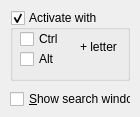
         <widget class="QWidget" name="tab_9" >
          <attribute name="title" >
           <string>&amp;Quick search</string>
          </attribute>
          <widget class="QCheckBox" name="qcbQuickSearchShowWindow" >
           <property name="geometry" >
            <rect>
             <x>10</x>
             <y>90</y>
             <width>121</width>
             <height>18</height>
            </rect>
           </property>
           <property name="text" >
            <string>&amp;Show search window</string>
           </property>
          </widget>
          <widget class="QGroupBox" name="qgbQuickSearch" >
           <property name="geometry" >
            <rect>
             <x>10</x>
             <y>10</y>
             <width>120</width>
             <height>71</height>
            </rect>
           </property>
           <property name="title" >
            <string>Activate with</string>
           </property>
           <property name="checkable" >
            <bool>true</bool>
           </property>
           <widget class="QCheckBox" name="qcbQuickSearchAlt" >
            <property name="geometry" >
             <rect>
              <x>10</x>
              <y>40</y>
              <width>71</width>
              <height>18</height>
             </rect>
            </property>
            <property name="text" >
             <string>Alt</string>
            </property>
           </widget>
           <widget class="QLabel" name="label_4" >
            <property name="geometry" >
             <rect>
              <x>70</x>
              <y>30</y>
              <width>46</width>
              <height>14</height>
             </rect>
            </property>
            <property name="text" >
             <string>+ letter</string>
            </property>
           </widget>
           <widget class="QCheckBox" name="qcbQuickSearchCtrl" >
            <property name="geometry" >
             <rect>
              <x>10</x>
              <y>20</y>
              <width>71</width>
              <height>18</height>
             </rect>
            </property>
            <property name="text" >
             <string>Ctrl</string>
            </property>
           </widget>
          </widget>
         </widget>
